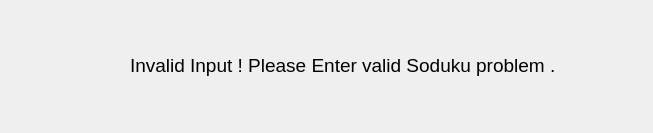
<?xml version="1.0" encoding="UTF-8"?>
<ui version="4.0">
 <class>infoDialog</class>
 <widget class="QDialog" name="infoDialog">
  <property name="geometry">
   <rect>
    <x>0</x>
    <y>0</y>
    <width>653</width>
    <height>133</height>
   </rect>
  </property>
  <property name="minimumSize">
   <size>
    <width>653</width>
    <height>133</height>
   </size>
  </property>
  <property name="maximumSize">
   <size>
    <width>653</width>
    <height>133</height>
   </size>
  </property>
  <property name="windowTitle">
   <string>Soduku Solver - Alert</string>
  </property>
  <widget class="QLabel" name="label_infoerror">
   <property name="geometry">
    <rect>
     <x>30</x>
     <y>20</y>
     <width>91</width>
     <height>91</height>
    </rect>
   </property>
   <property name="styleSheet">
    <string notr="true">image: url(:/new/prefix1/info.png);</string>
   </property>
   <property name="text">
    <string/>
   </property>
  </widget>
  <widget class="QLabel" name="label">
   <property name="geometry">
    <rect>
     <x>130</x>
     <y>40</y>
     <width>501</width>
     <height>51</height>
    </rect>
   </property>
   <property name="font">
    <font>
     <pointsize>14</pointsize>
    </font>
   </property>
   <property name="text">
    <string>Invalid Input ! Please Enter valid Soduku problem .</string>
   </property>
  </widget>
 </widget>
 <resources/>
 <connections/>
</ui>
